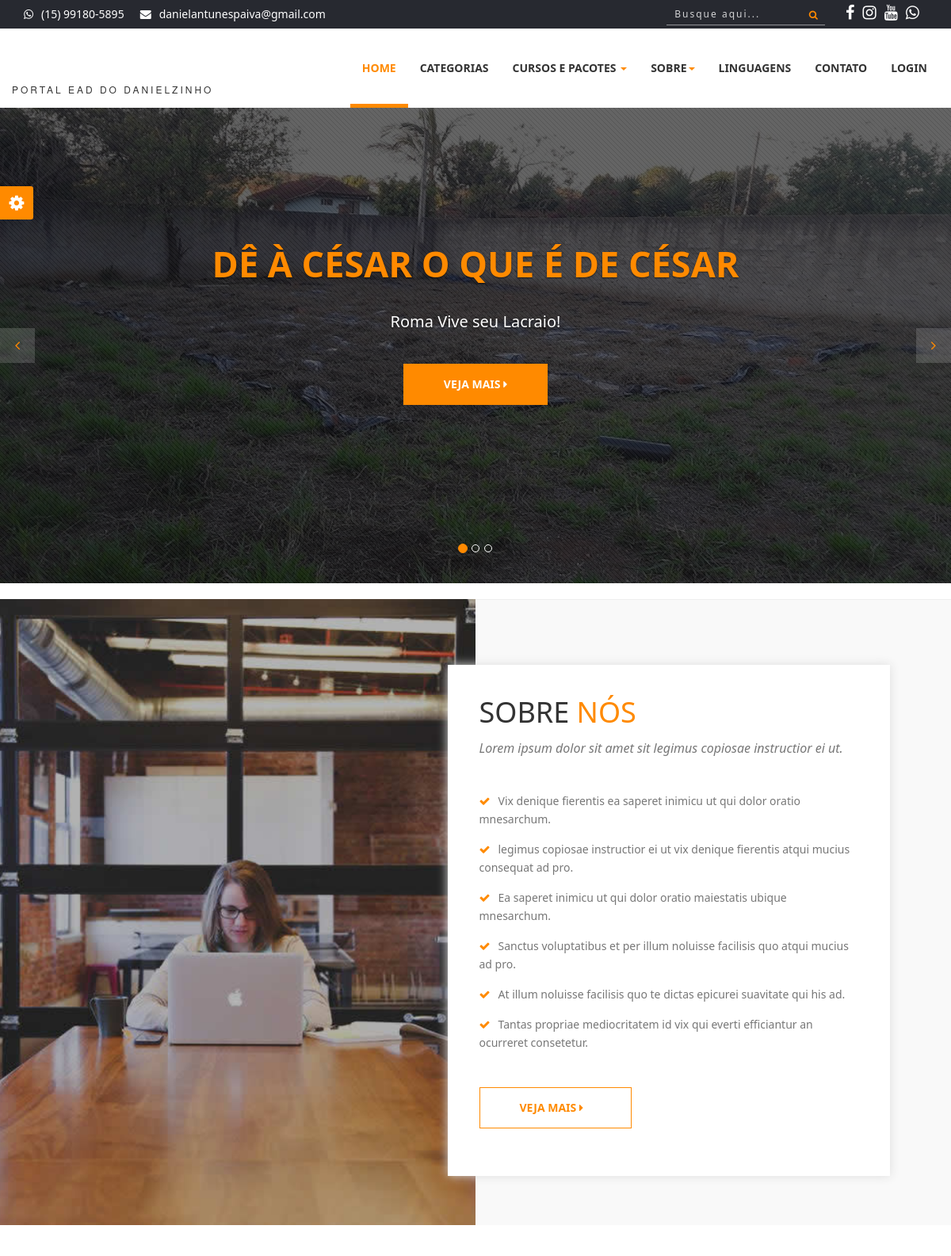
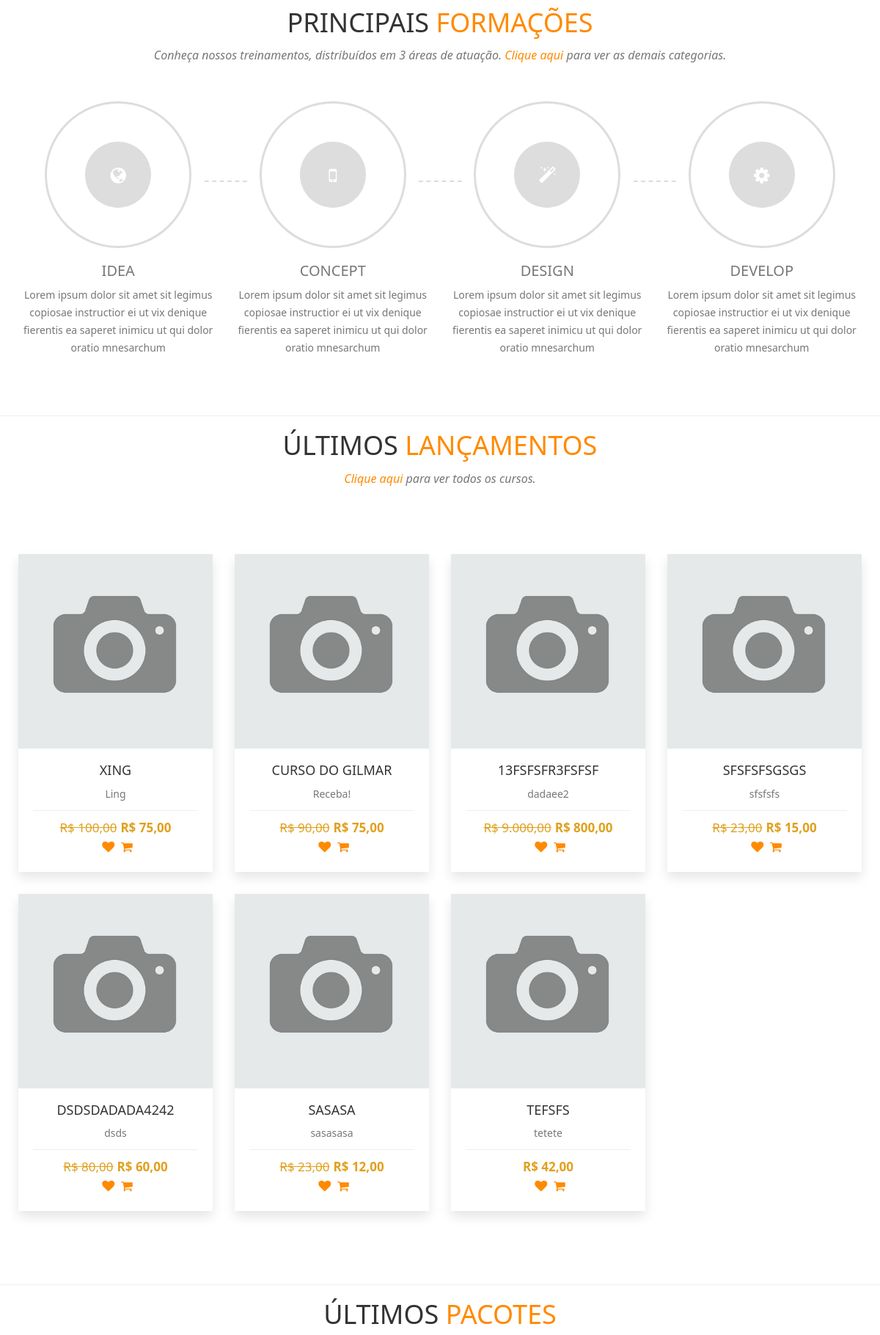
The page / (upper part) on the database its author committed (2 pictures, top to bottom).
### tables this page shows
CREATE TABLE `config` (
  `id` int(11) NOT NULL,
  `nome_sistema` varchar(50) NOT NULL,
  `email_sistema` varchar(50) NOT NULL,
  `tel_sistema` varchar(20) NOT NULL,
  `cnpj_sistema` varchar(25) DEFAULT NULL,
  `tipo_chave_pix` varchar(25) DEFAULT NULL,
  `chave_pix` varchar(100) DEFAULT NULL,
  `logo` varchar(20) NOT NULL,
  `icone` varchar(20) NOT NULL,
  `logo_rel` varchar(20) NOT NULL,
  `qrcode_pix` varchar(20) DEFAULT NULL,
  `facebook` varchar(120) DEFAULT NULL,
  `instagram` varchar(120) DEFAULT NULL,
  `youtube` varchar(120) DEFAULT NULL,
  `itens_pag` int(11) NOT NULL,
  `video_sobre` varchar(100) NOT NULL,
  `itens_relacionados` int(11) NOT NULL,
  `aulas_liberadas` int(11) NOT NULL
);

CREATE TABLE `banner_index` (
  `id` int(11) NOT NULL,
  `foto` varchar(100) NOT NULL,
  `link` varchar(60) NOT NULL,
  `titulo` varchar(50) NOT NULL,
  `descricao` varchar(160) NOT NULL,
  `ativo` varchar(5) NOT NULL
);

CREATE TABLE `cursos` (
  `id` int(11) NOT NULL,
  `nome` varchar(50) NOT NULL,
  `desc_rapida` varchar(60) NOT NULL,
  `desc_longa` text NOT NULL,
  `valor` decimal(8,2) NOT NULL,
  `professor` int(11) NOT NULL,
  `categoria` int(11) NOT NULL,
  `imagem` varchar(100) NOT NULL,
  `status` varchar(20) NOT NULL,
  `carga` int(11) NOT NULL,
  `mensagem` varchar(255) NOT NULL,
  `arquivo` varchar(150) NOT NULL,
  `ano` int(11) NOT NULL,
  `palavras` varchar(255) NOT NULL,
  `grupo` int(11) NOT NULL,
  `nome_url` varchar(150) NOT NULL,
  `pacote` varchar(100) NOT NULL,
  `sistema` varchar(5) NOT NULL,
  `link` varchar(150) NOT NULL,
  `tecnologias` varchar(150) NOT NULL,
  `promocao` decimal(8,2) NOT NULL
);

### index.php (the view, shortened to what the rows shown need)
<?php
require_once('cabecalho.php');
$query = $pdo->query("SELECT * FROM banner_index WHERE ativo = 'Sim' ORDER BY id desc");
$res = $query->fetchAll(PDO::FETCH_ASSOC);
$total_reg = @count($res);
if ($total_reg > 0) {
?>
<div id="myCarousel" class="carousel slide">
        <div class="carousel-inner">
            <?php
            for ($i = 0; $i < $total_reg; $i++) {
                $titulo = $res[$i]['titulo'];
                $link = $res[$i]['link'];
                $descricao = $res[$i]['descricao'];
                $foto = $res[$i]['foto'];
                $classe_ativo = '';
                if ($i == 0) {
                    $classe_ativo = 'active';
                }
            ?>
                <div class="item <?php echo $classe_ativo ?>">
                    <div class="fill" style="background-image:url('sistema/painel-admin/img/banners/<?php echo $foto ?>');"></div>
                    <div class="carousel-caption slide-up">
                        <h1 class="banner_heading"><span><?php echo $titulo ?></span></h1>
                        <p class="banner_txt"><?php echo $descricao ?></p>
                        <div class="slider_btn">
                            <a href="<?php echo $link ?>" type="button" class="btn btn-default slide">Veja Mais <i class="fa fa-caret-right"></i></a>
                        </div>
                    </div>
                </div>
            <?php
            }
            ?>
        </div>
    </div>
<?php
}
?>
<section id="about">
    <div class="container-fluid">
        <div class="col-md-7 col-md-offset-5 col-sm-8 col-sm-offset-2 col-xs-12 text-inner ">
            <div class="text-block">
                <div class="section-heading">
                    <h1>SOBRE <span>NÓS</span></h1>
                </div>
            </div>
        </div>
    </div>
</section>
<section id="process">
    <div class="container">
        <div class="section-heading text-center">
            <div class="col-md-12 col-xs-12">
                <h1>Principais <span>Formações</span></h1>
            </div>
        </div>
    </div>
</section>
<?php
$query = $pdo->query("SELECT * FROM cursos WHERE status = 'Aprovado' AND sistema = 'Não' ORDER BY id desc limit 7");
$res = $query->fetchAll(PDO::FETCH_ASSOC);
$total_reg = @count($res);
if ($total_reg > 0) {
?>
<div class="section-heading text-center">
            <div class="col-md-12 col-xs-12">
                <h1>Últimos <span>Lançamentos</span></h1>
            </div>
        </div>
    <section id="portfolio">
        <div class="row" style="margin-left:10px; margin-right:10px; margin-top:-10px;">
            <?php
            for ($i = 0; $i < $total_reg; $i++) {
                $nome = $res[$i]['nome'];
                $desc_rapida = $res[$i]['desc_rapida'];
                $valor = $res[$i]['valor'];
                $promocao = $res[$i]['promocao'];
                $foto = $res[$i]['imagem'];
                $url = $res[$i]['nome_url'];
                $valorF = number_format($valor, 2, ',', '.',);
                $promocaoF = number_format($promocao, 2, ',', '.',);
            ?>
                <div class="col-xs-12 col-sm-6 col-md-3 col-lg-3 portfolio-item">
                    <div class="portfolio-one">
                        <div class="portfolio-head">
                            <div class="portfolio-img"><img alt="" src="sistema/painel-admin/img/cursos/<?php echo $foto ?>"></div>
                        </div>
                        <div class="portfolio-content" align="center">
                            <a href="curso-de-<?php echo $url ?>" title="Detalhes do Curso">
                                <h5 class="title"><?php echo $nome ?></h5>
                                <p style="margin-top:0px;"><?php echo $desc_rapida ?></p>
                            </a>
                            <div class="product-bottom-details">
                                <?php
                                if ($promocao > 0) {
                                ?>
                                    <div class="product-price"><small>R$ <?php echo $valorF ?></small>R$ <?php echo $promocaoF ?></div>
                                <?php } else { ?>
                                    <div class="product-price">R$ <?php echo $valorF ?></div>
                                <?php } ?>
                                <div class="product-links">
                                    <a href=""><i class="fa fa-heart"></i></a>
                                    <a href=""><i class="fa fa-shopping-cart"></i></a>
                                </div>
                            </div>
                        </div>
                    </div>
                </div>
            <?php
            }
            ?>
        </div>
    </section>
<?php
}
?>
<?php
$query = $pdo->query("SELECT * FROM pacotes ORDER BY id desc limit 4");
$res = $query->fetchAll(PDO::FETCH_ASSOC);
$total_reg = @count($res);
if ($total_reg > 0) {
?>
<div class="section-heading text-center">
            <div class="col-md-12 col-xs-12">
                <h1>Últimos <span>Pacotes</span></h1>
            </div>
        </div>
<?php
}
?>
<?php
require_once('rodape.php');
?>

### cabecalho.php (shortened to what the rows shown need)
<?php
require_once('sistema/conexao.php');
?>
<!DOCTYPE html>
<html>
<head>
    <link rel="stylesheet" href="https://cdnjs.cloudflare.com/ajax/libs/font-awesome/4.5.0/css/font-awesome.min.css">
    <link rel="stylesheet" href="scss/main.css">
    <link rel="stylesheet" href="scss/skin.css">
    <link rel="stylesheet" href="scss/card.css">
    <link rel="stylesheet" href="scss/curso.css">
</head>
<body id="wrapper">
    <section id="top-header">
        <div class="container">
            <div class="row">
                <div class="col-md-7 col-sm-7 col-xs-7 top-header-links">
                    <ul class="contact_links">
                        <li><i class="fa fa-envelope"></i><a href="#"><?php echo $email_sistema ?></a></li>
                    </ul>
                </div>
            </div>
        </div>
    </section>
    <header>
        <nav class="navbar navbar-inverse" style="z-index: 1000">
            <div class="container">
                <div class="row">
                    <div class="navbar-header">
                        <a class="navbar-brand" href="./">
                            <h1> <img src="sistema/img/logo.png" alt="" width="60px">
                            </h1><span><?php echo $nome_sistema ?></span>
                        </a>
                    </div>
                </div>
            </div>
        </nav>
    </header>
    <div id="area-conteudo">

### rows shown on the page
config: email_sistema "danielantunespaiva@gmail.com", nome_sistema "PORTAL EAD DO DANIELZINHO"
banner_index: foto (picture), titulo "DÊ À CÉSAR O QUE É DE CÉSAR", descricao "Roma Vive seu Lacraio!"
cursos: imagem (picture), nome "XING", desc_rapida "Ling", valor "100,00", promocao "75,00"
cursos: imagem (picture), nome "CURSO DO GILMAR", desc_rapida "Receba!", valor "90,00", promocao "75,00"
cursos: imagem (picture), nome "13FSFSFR3FSFSF", desc_rapida "dadaee2", valor "9.000,00", promocao "800,00"
cursos: imagem (picture), nome "SFSFSFSGSGS", desc_rapida "sfsfsfs", valor "23,00", promocao "15,00"
cursos: imagem (picture), nome "DSDSDADADA4242", desc_rapida "dsds", valor "80,00", promocao "60,00"
cursos: imagem (picture), nome "SASASA", desc_rapida "sasasasa", valor "23,00", promocao "12,00"
cursos: imagem (picture), nome "TEFSFS", desc_rapida "tetete", valor "42,00"

### other values the page prints
$tel_sistema "(15) 99180-5895"
$login "LOGIN"
$total_reg "3"
